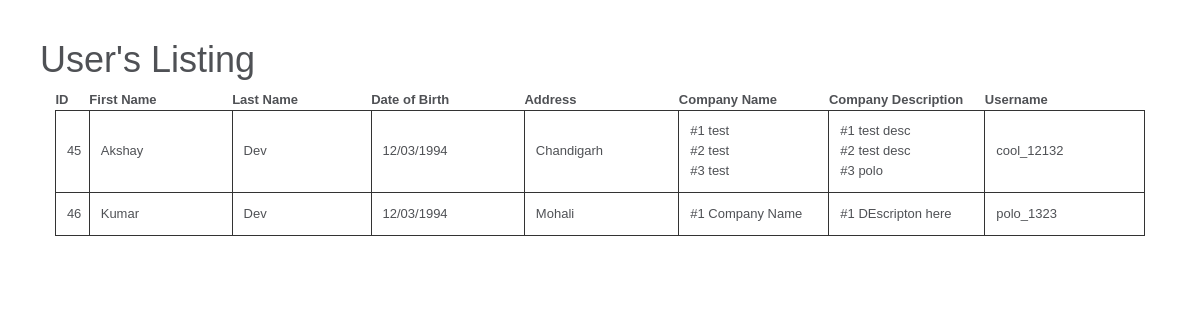
The app's page /index.php/user with its own data.
### tables this page shows
CREATE TABLE `user` (
  `id` int(11) NOT NULL,
  `First_Name` varchar(30) NOT NULL,
  `Last_Name` varchar(30) NOT NULL,
  `Dob` varchar(30) NOT NULL,
  `Address` varchar(30) NOT NULL,
  `Company_Name` varchar(30) NOT NULL,
  `Company_Description` varchar(50) NOT NULL,
  `Username` varchar(30) NOT NULL,
  `Pass` varchar(30) NOT NULL
);

### application/controllers/User.php (called while the page is built, shortened)
<?php
class User extends CI_Controller {
	public function __construct()
	{
		$this->load->database();
		$this->load->helper('url');
		$this->load->model('User_model');
	}
		public function index()
			{
				$data['users'] = $this->User_model->get_user_list();
				$this->load->view('user', $data);
			}
}

### index.php (called while the page is built, shortened)
<?php
require_once BASEPATH.'core/CodeIgniter.php';

### application/models/User_model.php (called while the page is built, shortened)
<?php
 class User_model extends CI_Model
  {
	protected $table_name = 'user';
    public function get_user_list()
    {
        $query=$this->db->get($this->table_name);
        return $query->result();
    }
  }

### application/views/user.php (the view, shortened to what this page needs)
?><!DOCTYPE html>
<html lang="en">
<head>
    <link rel="stylesheet" href="https://maxcdn.bootstrapcdn.com/bootstrap/3.3.6/css/bootstrap.min.css" />
</head>
<body>
<div id="container">
	<h1>User's Listing</h1>
	<div id="body">
		<table class="">
			<th>ID</th><th>First Name</th><th>Last Name</th><th>Date of Birth</th><th>Address</th><th>Company Name</th><th>Company Description</th><th>Username</th>
		<?php
		foreach($users as $user) {
			$company_name_json = str_replace(array("\t","\n"), "", $user->Company_Name);
			$company_name_json_data = json_decode($company_name_json);
			$company_desc_json = str_replace(array("\t","\n"), "", $user->Company_Description);
			$company_desc_json_data = json_decode($company_desc_json);
			echo '<tr>';
			echo '<td width="50">'.$user->id.'</td>';
			echo '<td width="230">'.$user->First_Name.'</td>';
			echo '<td width="230">'.$user->Last_Name.'</td>';
			echo '<td width="230">'.$user->Dob.'</td>';
			echo '<td width="230">'.$user->Address.'</td>';
			$io = 1;
			echo '<td width="230">';
			foreach($company_name_json_data as $item)
			{
				echo '#'.$io.' '.$item.'<br>';
				$io++;
			}
			echo '</td>';
			$cn = 1;
			echo '<td width="230">';
			foreach($company_desc_json_data as $item)
			{
				echo '#'.$cn.' '.$item.'<br>';
				$cn++;
			}
			echo '</td>';
			echo '<td width="240">'.$user->Username.'</td>';
			echo '</tr>';
		}
?>
</table>
	</div>
</div>
</body>
</html>

### application/views/user.php (style rules this page uses)
body { background-color: #fff; margin: 40px; font: 13px/20px normal Helvetica, Arial, sans-serif; color: #4F5155; }
#body { margin: 0 15px 0 15px; }
table { border-collapse: collapse; }
table td { border: 1px solid #333; padding:1%; }

### records on screen
user: id "45", First_Name "Akshay", Last_Name "Dev", Dob "12/03/1994", Address "Chandigarh", Company_Name "test", Company_Description "test desc", Company_Description "polo", Username "cool_12132"
user: id "46", First_Name "Kumar", Last_Name "Dev", Dob "12/03/1994", Address "Mohali", Company_Name "Company Name", Company_Description "DEscripton here", Username "polo_1323"
